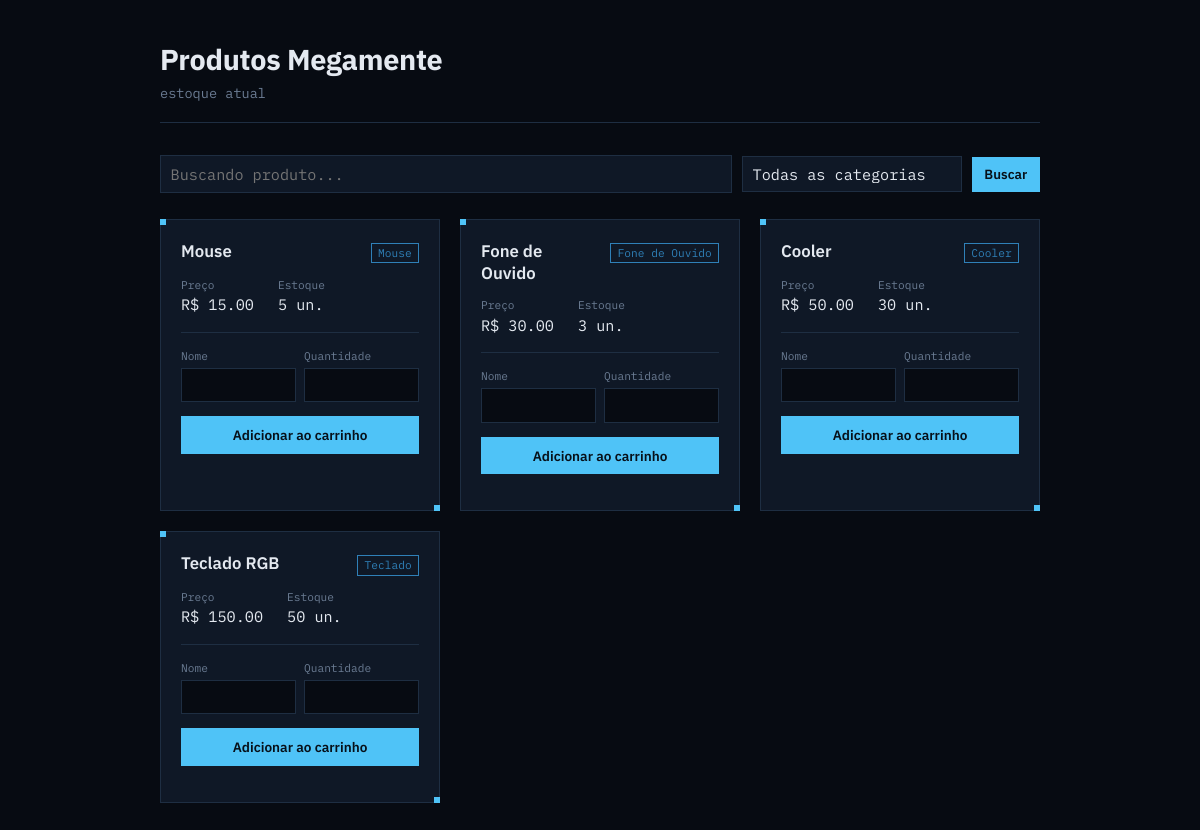
The page / on the database its author committed.
### manager/models.py (models this page shows, shortened)
class Produto(models.Model):
    nome = models.CharField(max_length=100)
    preco = models.DecimalField(max_digits=10, decimal_places=2)
    estoque = models.IntegerField()
    categoria = models.CharField(max_length=100)
    vendedor = models.ForeignKey(Vendedor, on_delete=models.CASCADE)

### manager/views.py (the view)
def lista_produtos(request):
    produtos = Produto.objects.all()
    termo_achar = request.GET.get('q')
    categoria_filtro = request.GET.get('categoria')
    if termo_achar:
        produtos = produtos.filter(nome__icontains=termo_achar)
    if categoria_filtro:
        produtos = produtos.filter(categoria=categoria_filtro)
    return render(
        request,
        'manager/lista_produtos.html',
        {'produtos': produtos, 'termo_achar': termo_achar, 'categoria_filtro': categoria_filtro},
    )

### manager/templates/manager/lista_produtos.html (shortened to what this page needs)
{% load static %}
<link rel="stylesheet" href="{% static 'manager/css/estilo.css' %}">
<div class="loja">
  <div class="loja-header">
    <h1>Produtos Megamente</h1>
    <p>estoque atual</p>
  </div>
    <form method="get" class="filters">
        <input type="text" name="q" placeholder="Buscando produto..." value="{{ termo_achar|default_if_none:'' }}">
        <select name="categoria">
            <option value="" {% if not categoria_filtro %}selected{% endif %}>Todas as categorias</option>
        </select>
        <button type="submit">Buscar</button>
    </form>
  <ul class="grid">
      {% for produto in produtos %}
          <li class="card">
              <div class="card-top">
                  <h2>{{ produto.nome }}</h2>
                  <span class="badge">{{ produto.categoria }}</span>
              </div>
              <dl class="specs">
                  <div>
                      <dt>Preço</dt>
                      <dd>R$ {{ produto.preco }}</dd>
                  </div>
                  <div>
                      <dt>Estoque</dt>
                      <dd>{{ produto.estoque }} un.</dd>
                  </div>
              </dl>
              <form method="post" action="{% url 'adicionar_carrinho' produto.id %}">
                  <label>Nome
                      <input type="text" name="cliente_username">
                  </label>
                  <label>Quantidade
                      <input type="number" name="quantidade" min="1">
                  </label>
                  <button type="submit">Adicionar ao carrinho</button>
              </form>
          </li>
      {% empty %}
          <p class="empty">Estamos sem nenhum produto!</p>
      {% endfor %}
  </ul>
</div>

### manager/static/manager/css/estilo.css (style rules this page uses)
.loja { max-width: 880px; margin: 0 auto; }
.loja-header { border-bottom: 1px solid var(--panel-border); padding-bottom: 1.25rem; margin-bottom: 2rem; }
.loja-header h1 { font-size: 1.8rem; font-weight: 700; margin: 0 0 0.4rem; letter-spacing: -0.01em; }
.loja-header p { color: var(--ink-muted); font-family: 'IBM Plex Mono', monospace; font-size: 0.85rem; margin: 0; }
.grid { list-style: none; margin: 0; padding: 0; display: grid; grid-template-columns: repeat(auto-fill, minmax(260px, 1fr)); gap: 1.25rem; }
.card { position: relative; background: var(--panel); border: 1px solid var(--panel-border); padding: 1.25rem; }
.card::before, .card::after { content: ''; position: absolute; width: 6px; height: 6px; background: var(--accent); }
.card::before { top: -1px; left: -1px; }
.card::after { bottom: -1px; right: -1px; }
.card-top { display: flex; justify-content: space-between; align-items: baseline; gap: 0.75rem; margin-bottom: 0.9rem; }
.card-top h2 { font-size: 1.05rem; font-weight: 600; margin: 0; color: var(--ink); }
.badge { font-family: 'IBM Plex Mono', monospace; font-size: 0.7rem; color: var(--blue); border: 1px solid var(--blue); padding: 0.15rem 0.4rem; white-space: nowrap; }
.specs { display: flex; gap: 1.5rem; margin: 0 0 1.1rem; font-family: 'IBM Plex Mono', monospace; }
.specs div { display: flex; flex-direction: column; gap: 0.15rem; }
.specs dt { font-size: 0.7rem; color: var(--ink-muted); }
.specs dd { margin: 0; font-size: 0.95rem; color: var(--ink); }
.card form { display: flex; flex-wrap: wrap; gap: 0.5rem; border-top: 1px solid var(--panel-border); padding-top: 1rem; }
.card form label { display: flex; flex-direction: column; font-size: 0.7rem; color: var(--ink-muted); font-family: 'IBM Plex Mono', monospace; flex: 1; min-width: 100px; }
.card input { background: var(--bg); border: 1px solid var(--panel-border); color: var(--ink); padding: 0.45rem 0.5rem; font-family: 'IBM Plex Mono', monospace; font-size: 0.85rem; margin-top: 0.3rem; }
.card button { width: 100%; background: var(--accent); color: #071019; border: none; font-family: 'IBM Plex Sans', sans-serif; font-weight: 600; font-size: 0.85rem; padding: 0.6rem; margin-top: 0.4rem; cursor: pointer; }
.filters { display: flex; gap: 0.6rem; align-items: center; margin: 1rem 0 1.6rem; flex-wrap: wrap; }
.filters input, .filters select { background: var(--panel); border: 1px solid var(--panel-border); color: var(--ink); padding: 0.5rem 0.6rem; font-family: 'IBM Plex Mono', monospace; font-size: 0.95rem; }
.filters input { flex: 1 1 240px; min-width: 160px; }
.filters select { width: 220px; }
.filters button { background: var(--accent); color: #071019; border: none; padding: 0.55rem 0.8rem; font-family: 'IBM Plex Sans', sans-serif; font-weight: 600; cursor: pointer; }
.filters select { -webkit-appearance: none; appearance: none; }

### rows shown on the page
Produto: nome "Mouse", categoria "Mouse", preco "15.00", estoque "5"
Produto: nome "Fone de Ouvido", categoria "Fone de Ouvido", preco "30.00", estoque "3"
Produto: nome "Cooler", categoria "Cooler", preco "50.00", estoque "30"
Produto: nome "Teclado RGB", categoria "Teclado", preco "150.00", estoque "50"
